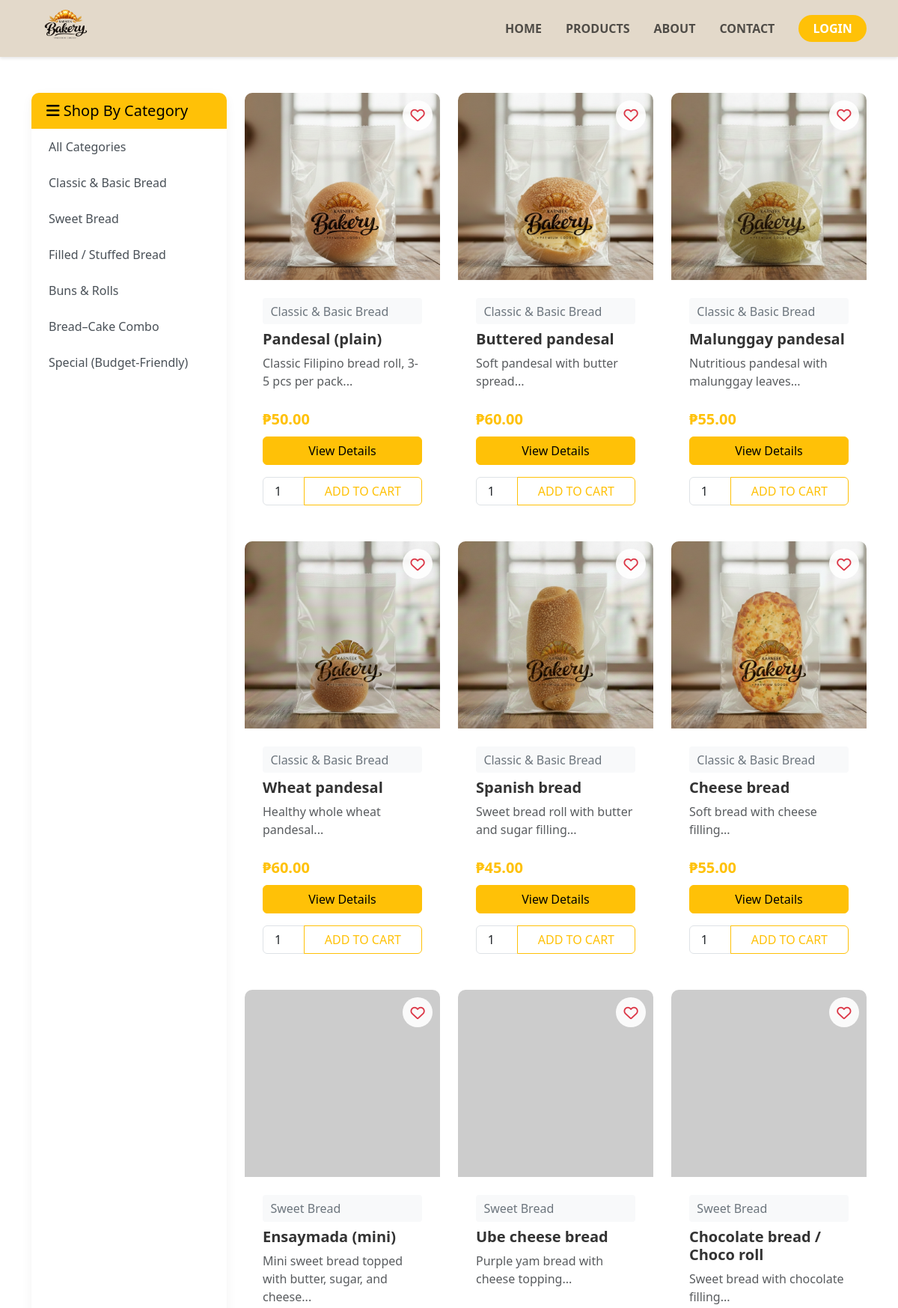
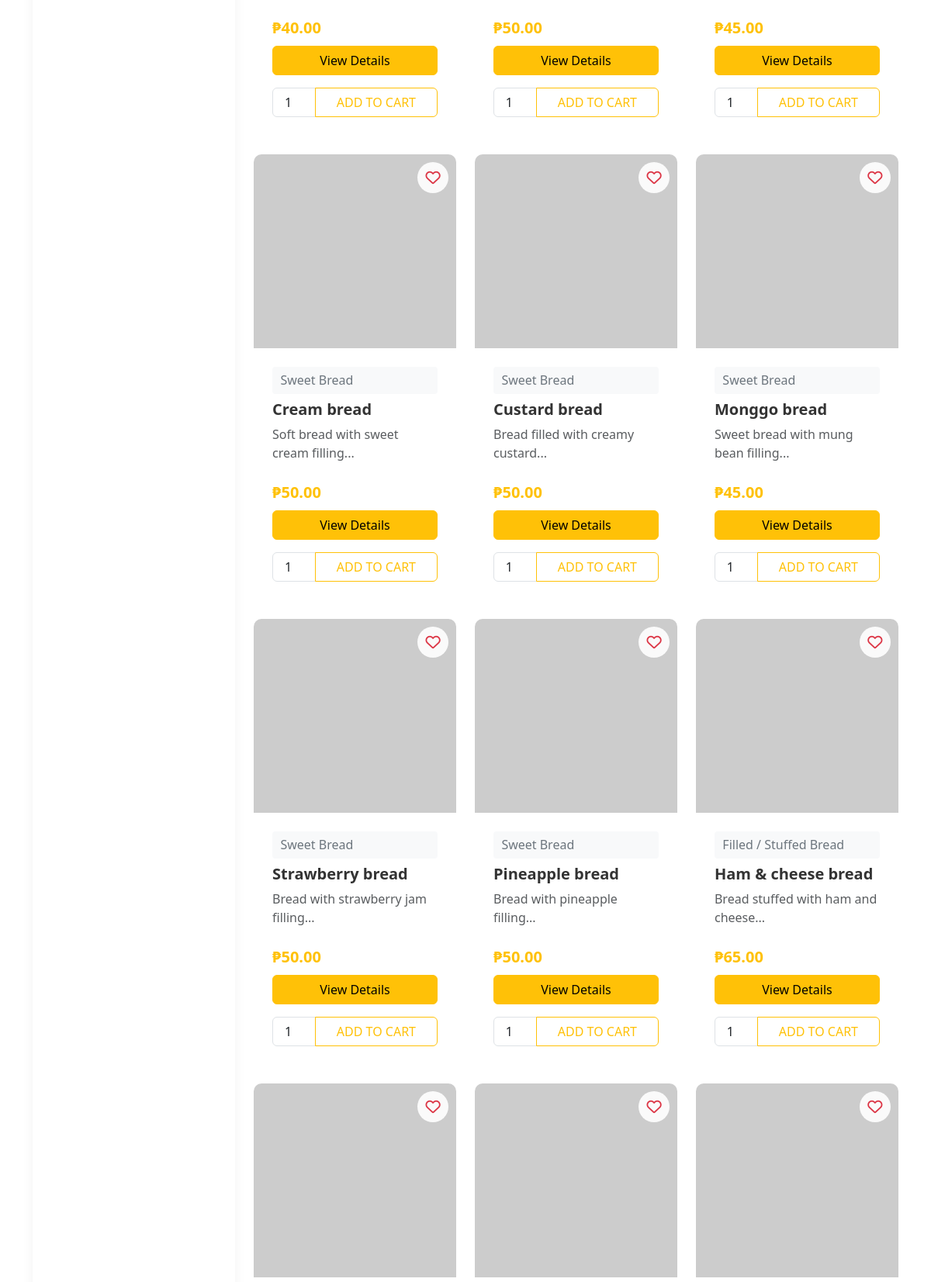
/products.php (upper part), run on the app's committed database (2 pictures, top to bottom).
### tables this page shows
CREATE TABLE IF NOT EXISTS categories (
    categoryID INT AUTO_INCREMENT PRIMARY KEY,
    categoryName VARCHAR(255) NOT NULL,
    creationDate DATETIME DEFAULT CURRENT_TIMESTAMP
);

CREATE TABLE IF NOT EXISTS items (
    itemID INT AUTO_INCREMENT PRIMARY KEY,
    packageName VARCHAR(255) NOT NULL,
    foodDescription TEXT,
    itemContains TEXT,
    categoryID INT,
    itemImage VARCHAR(255),
    size VARCHAR(50),
    status VARCHAR(20) DEFAULT 'Active',
    suitableFor INT,
    price DECIMAL(10,2) NOT NULL,
    creationDate DATETIME DEFAULT CURRENT_TIMESTAMP,
    FOREIGN KEY (categoryID) REFERENCES categories(categoryID)
);

### connect.php (called while the page is built, shortened)
<?php
  function executePreparedQuery($query, $types = "", $params = []){
    $conn = $GLOBALS['conn'];
    try {
      $stmt = $conn->prepare($query);
    } catch (mysqli_sql_exception $e) {
      error_log("Prepare failed: " . $e->getMessage());
      return false;
    }
    if(!$stmt->execute()){
      error_log("Execute failed: " . $stmt->error);
      $stmt->close();
      return false;
    }
    $result = $stmt->get_result();
    return $result;
  }
?>

### includes/bootstrap.php (called while the page is built, shortened)
<?php
require_once __DIR__ . '/../connect.php';
function e($value) {
    return htmlspecialchars((string)$value, ENT_QUOTES, 'UTF-8');
}
function getProductImage($itemImage, $packageName, $defaultSize = '300x200') {
    $jsonPath = __DIR__ . '/../bread_images/product_images.json';
    $imageMap = [];
    if (file_exists($jsonPath)) {
        $jsonContent = file_get_contents($jsonPath);
        $imageMap = json_decode($jsonContent, true) ?? [];
    }
    if (isset($imageMap[$packageName])) {
        $imagePath = $imageMap[$packageName];
        if (file_exists(__DIR__ . '/../' . $imagePath)) {
            return $imagePath;
        }
    }
    return 'https://via.placeholder.com/' . $defaultSize;
}

### products.php (the view, shortened to what this page needs)
<?php
require_once __DIR__ . '/includes/bootstrap.php';
include("includes/header.php");
?>
<div class="container products-page my-5">
  <div class="row">
    <div class="col-md-3">
      <div class="card sidebar-card mb-4">
        <div class="card-header">
          <h5 class="mb-0"><i class="fas fa-bars"></i> Shop By Category</h5>
        </div>
        <div class="list-group list-group-flush">
          <a href="products.php" class="list-group-item list-group-item-action">All Categories</a>
          <?php
          $catResult = executePreparedQuery("SELECT * FROM categories", "", []);
          while($catResult && ($cat = mysqli_fetch_assoc($catResult))):
          ?>
          <a href="products.php?category=<?php echo $cat['categoryID']; ?>"
             class="list-group-item list-group-item-action">
            <?php echo e($cat['categoryName']); ?>
          </a>
          <?php endwhile; ?>
        </div>
      </div>
    </div>
    <div class="col-md-9">
      <div class="row">
        <?php
        $categoryId = isset($_GET['category']) ? intval($_GET['category']) : 0;
        if ($categoryId > 0) {
          $query = "SELECT items.*, categories.categoryName FROM items
                    LEFT JOIN categories ON items.categoryID = categories.categoryID
                    WHERE items.status = 'Active' AND items.categoryID = ?";
          $result = executePreparedQuery($query, "i", [$categoryId]);
        } else {
          $query = "SELECT items.*, categories.categoryName FROM items
                    LEFT JOIN categories ON items.categoryID = categories.categoryID
                    WHERE items.status = 'Active'";
          $result = executePreparedQuery($query, "", []);
        }
        if($result && mysqli_num_rows($result) > 0):
          while($row = mysqli_fetch_assoc($result)):
        ?>
        <div class="col-md-4 mb-4">
          <div class="card product-card">
            <div class="position-relative">
              <img src="<?php echo getProductImage($row['itemImage'], $row['packageName']); ?>"
                   class="card-img-top" alt="<?php echo e($row['packageName']); ?>">
              <button class="btn btn-favorite" onclick="toggleFavorite(this, <?php echo (int)$row['itemID']; ?>)">
                <i class="far fa-heart"></i>
              </button>
            </div>
            <div class="card-body">
              <span class="category-badge"><?php echo e($row['categoryName']); ?></span>
              <h5 class="card-title mt-2"><?php echo e($row['packageName']); ?></h5>
              <p class="card-text text-muted"><?php echo e(substr($row['foodDescription'], 0, 60)); ?>...</p>
              <p class="price">₱<?php echo e($row['price']); ?></p>
              <div class="d-grid gap-2">
                <a href="product-details.php?id=<?php echo (int)$row['itemID']; ?>" class="btn btn-warning">View Details</a>
                <form method="POST" action="cart.php" class="mt-2">
                  <div class="input-group">
                    <input type="number" class="form-control quantity-input" name="quantity" value="1" min="1">
                    <button type="submit" class="btn btn-outline-warning add-to-cart-btn">ADD TO CART</button>
                  </div>
                </form>
              </div>
            </div>
          </div>
        </div>
        <?php
          endwhile;
        else:
        ?>
        <div class="col-12">
          <div class="alert alert-info">No products found in this category.</div>
        </div>
        <?php endif; ?>
      </div>
    </div>
  </div>
</div>
<?php include("includes/footer.php"); ?>

### css/style.css (style rules this page uses)
.products-page .card { border: none; border-radius: 10px; overflow: hidden; transition: all 0.3s ease; height: 100%; display: flex; flex-direction: column; }
.products-page .card-img-top { height: 250px; object-fit: cover; transition: transform 0.3s; }
.products-page .card-body { flex: 1; display: flex; flex-direction: column; padding: 1.5rem; }
.products-page .card-title { font-weight: 600; margin: 0.5rem 0; color: #333; }
.products-page .card-text { color: #6c757d; flex-grow: 1; margin-bottom: 1rem; }
.products-page .price { font-size: 1.25rem; font-weight: 700; color: #ffc107; margin: 0.5rem 0; }
.products-page .btn-favorite { width: 40px; height: 40px; padding: 0; border: none; background: rgba(255, 255, 255, 0.9); border-radius: 50%; position: absolute; top: 10px; right: 10px; display: flex; align-items: center; justify-content: center; transition: all 0.3s ease; }
.products-page .btn-favorite i { color: #dc3545; font-size: 1.2rem; }
.products-page .category-badge { background-color: #f8f9fa; color: #6c757d; font-weight: 500; padding: 0.35em 0.65em; border-radius: 4px; }
.products-page .quantity-input { max-width: 80px; text-align: center; }
.products-page .add-to-cart-btn { flex-grow: 1; }
.products-page .sidebar-card { border: none; border-radius: 10px; overflow: hidden; box-shadow: 0 5px 15px rgba(0,0,0,0.05); }
.products-page .sidebar-card .card-header { background-color: #ffc107; color: #000; font-weight: 600; padding: 0.75rem 1.25rem; border-bottom: none; }
.products-page .list-group-item { border: none; padding: 0.75rem 1.25rem; color: #495057; transition: all 0.2s; border-left: 3px solid transparent; }
.product-card { transition: all 0.3s; height: 100%; display: flex; flex-direction: column; }
.product-card .card-body { flex: 1; display: flex; flex-direction: column; }
.product-card .card-text { flex-grow: 1; }

### data on the page
categories: categoryName "Classic & Basic Bread"
categories: categoryName "Sweet Bread"
categories: categoryName "Filled / Stuffed Bread"
categories: categoryName "Buns & Rolls"
categories: categoryName "Bread–Cake Combo"
categories: categoryName "Special (Budget-Friendly)"
items: shows a picture, categoryID.categoryName "Classic & Basic Bread", packageName "Pandesal (plain)", foodDescription "Classic Filipino bread roll, 3-5 pcs per pack", price "50.00"
items: shows a picture, categoryID.categoryName "Classic & Basic Bread", packageName "Buttered pandesal", foodDescription "Soft pandesal with butter spread", price "60.00"
items: shows a picture, categoryID.categoryName "Classic & Basic Bread", packageName "Malunggay pandesal", foodDescription "Nutritious pandesal with malunggay leaves", price "55.00"
items: shows a picture, categoryID.categoryName "Classic & Basic Bread", packageName "Wheat pandesal", foodDescription "Healthy whole wheat pandesal", price "60.00"
items: shows a picture, categoryID.categoryName "Classic & Basic Bread", packageName "Spanish bread", foodDescription "Sweet bread roll with butter and sugar filling", price "45.00"
items: shows a picture, categoryID.categoryName "Classic & Basic Bread", packageName "Cheese bread", foodDescription "Soft bread with cheese filling", price "55.00"
items: categoryID.categoryName "Sweet Bread", packageName "Ensaymada (mini)", foodDescription "Mini sweet bread topped with butter, sugar, and cheese", price "40.00"
items: categoryID.categoryName "Sweet Bread", packageName "Ube cheese bread", foodDescription "Purple yam bread with cheese topping", price "50.00"
items: categoryID.categoryName "Sweet Bread", packageName "Chocolate bread / Choco roll", foodDescription "Sweet bread with chocolate filling", price "45.00"
items: categoryID.categoryName "Sweet Bread", packageName "Cream bread", foodDescription "Soft bread with sweet cream filling", price "50.00"
items: categoryID.categoryName "Sweet Bread", packageName "Custard bread", foodDescription "Bread filled with creamy custard", price "50.00"
items: categoryID.categoryName "Sweet Bread", packageName "Monggo bread", foodDescription "Sweet bread with mung bean filling", price "45.00"
items: categoryID.categoryName "Sweet Bread", packageName "Strawberry bread", foodDescription "Bread with strawberry jam filling", price "50.00"
items: categoryID.categoryName "Sweet Bread", packageName "Pineapple bread", foodDescription "Bread with pineapple filling", price "50.00"
items: categoryID.categoryName "Filled / Stuffed Bread", packageName "Ham & cheese bread", foodDescription "Bread stuffed with ham and cheese", price "65.00"
